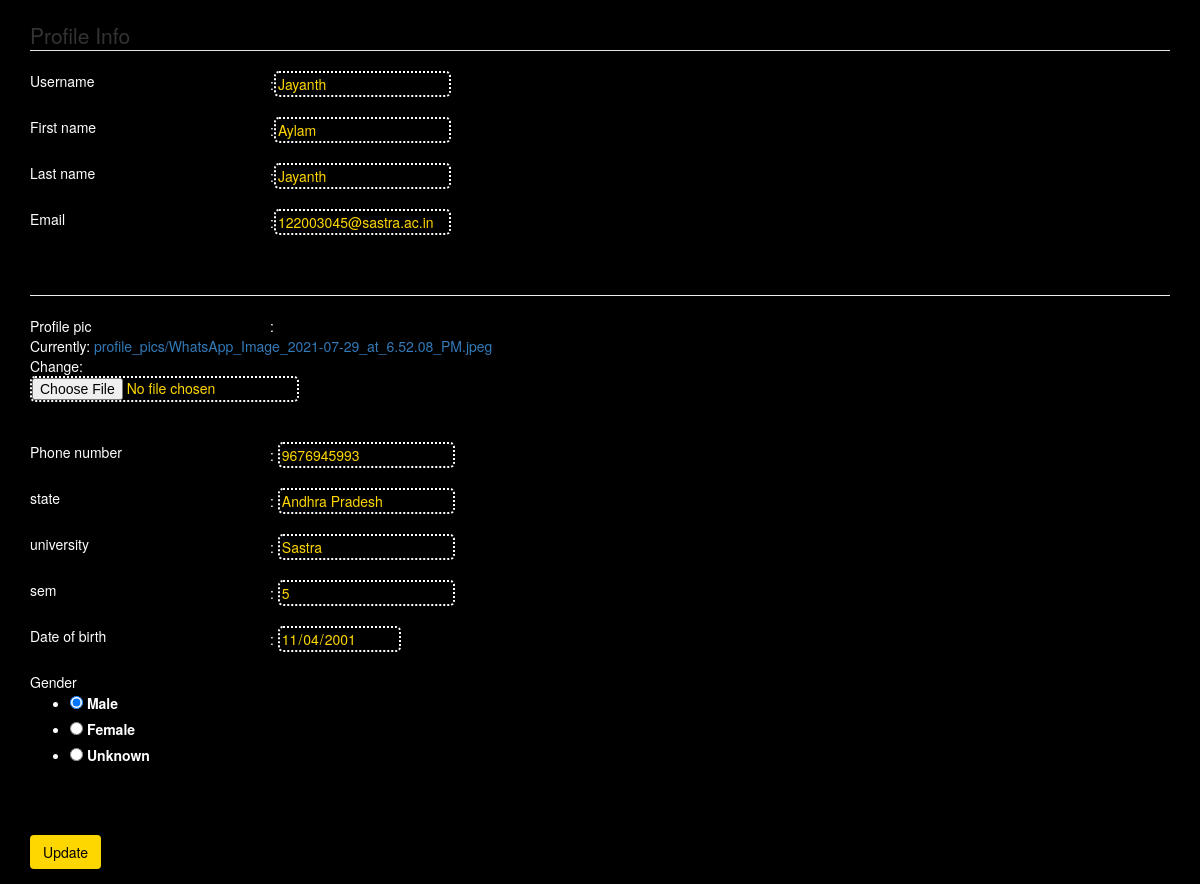
/update/ (signed in), run on the app's committed database.
### accounts/models.py (models this page shows, shortened)
class Profile(models.Model):
    user = models.OneToOneField(User, on_delete=models.CASCADE)
    image = models.ImageField(default='default.jpeg', upload_to='profile_pics')
    phno =models.IntegerField(default=999999999)
    dob = models.DateField(default=date.today())
    state = models.CharField(default='Andhra Pradesh',max_length=100)
    university = models.CharField(default='Sastra',max_length=100)
    sem = models.IntegerField(default=5)
    gender = models.CharField(default='Unknown',max_length=50)

### accounts/views.py (the view)
# urls.py: path('update/',account_views.update,name='update'),
@login_required(login_url='/')
def update(request):
    if request.method == 'POST':
        u_form = UserUpdateForm(request.POST, instance=request.user)
        p_form = ProfileUpdateForm(request.POST,
                                   request.FILES,
                                   instance=request.user.profile)
        if u_form.is_valid() and p_form.is_valid():
            u_form.save()
            p_form.save()
            messages.success(request, f'Your account has been updated!')
            return redirect("/kondeti")
    else:
        u_form = UserUpdateForm(instance=request.user)
        p_form = ProfileUpdateForm(instance=request.user.profile)
    context = {
        'u_form': u_form,
        'p_form': p_form
    }
    return render(request, 'accounts/update.html', context)

### accounts/forms.py
class UserUpdateForm(forms.ModelForm):
    email = forms.EmailField()
    class Meta:
        model = User
        fields = ['username','first_name','last_name', 'email']

class ProfileUpdateForm(forms.ModelForm):
    CHOICES = [('M','Male'),('F','Female'),('U','Unknown')]
    gender=forms.CharField(label='Gender', widget=forms.RadioSelect(choices=CHOICES))
    dob = forms.DateField(widget=DateInput(attrs={'type':'date','title':'mm/dd/yyyy','placeholder':'mm/dd/yyyy'}))
    class Meta:
        model = Profile
        fields = ['image','phno','state','university','sem','dob','gender']

### accounts/templates/accounts/update.html (shortened to what this page needs)
﻿<!DOCTYPE html>
{% load static %}
<html lang="en" xmlns="http://www.w3.org/1999/xhtml">
<head>
    <link rel="stylesheet" href={% static 'css/bootstrap.css' %}>
</head>
<body>
    <div class="container">
        <form method="POST" enctype="multipart/form-data">
            <fieldset class="form-group">
                <legend class="border-bottom mb-4">Profile Info</legend>
                <div style="width:240px; float:left;">{{u_form.username.label}}</div>:{{ u_form.username}}<br><br>
                <div style="width:240px; float:left;">{{u_form.first_name.label}}</div>:{{u_form.first_name}}<br><br>
                <div style="width:240px; float:left;">{{u_form.last_name.label}}</div>:{{u_form.last_name}}<br><br>
                <div style="width:240px; float:left;">{{u_form.email.label}}</div>:{{u_form.email}}<br /><br><br>
                <hr />
                <div style="width:240px; float:left;">Profile pic</div> :<br> {{p_form.image}}<br><br>
                <div style="width:240px; float:left">Phone number</div>: {{p_form.phno}}<br><br>
                <div style="width:240px; float:left">state       </div>: {{p_form.state}}<br><br>
                <div style="width:240px; float:left">university  </div>: {{p_form.university}}<br><br>
                <div style="width:240px; float:left">sem         </div>: {{p_form.sem}}<br><br>
                <div style="width:240px; float:left">Date of birth</div>: {{p_form.dob}}<br><br>
                <div style="width:240px; float:left">{{p_form.gender.label}}       </div> <br>{{p_form.gender}}<br><br>
            </fieldset>
            <div class="form-group">
                <button class="btn btn-outline-info" type="submit">Update</button>
            </div>
        </form>
    </div>
</body>
</html>

### accounts/templates/accounts/update.html (style rules this page uses)
body { background-color: #000000; color: #ffffff; }
input { background-color:#000000; color: #FFD700; border: 2px dotted white; border-radius: 5px; }
button { background-color:#FFD700; color: #000000; border: 2px dotted white; border-radius: 5px; }

### data on the page
Profile: phno "9676945993", state "Andhra Pradesh", university "Sastra", sem "5", dob "11/04/2001", gender "☑ Male ☐ Female ☐ Unknown"

### other printed values
{{ u_form.username.label }} "Username"
{{ u_form.first_name.label }} "First name"
{{ u_form.last_name.label }} "Last name"
{{ u_form.email.label }} "Email"
{{ p_form.gender.label }} "Gender"
